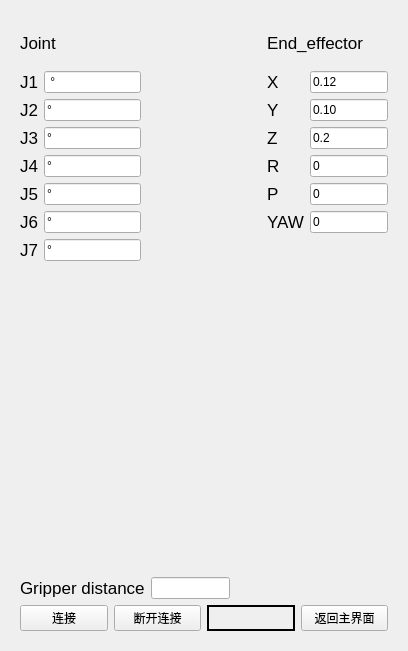
<?xml version="1.0" encoding="UTF-8"?>
<ui version="4.0">
 <class>arm</class>
 <widget class="QWidget" name="arm">
  <property name="geometry">
   <rect>
    <x>0</x>
    <y>0</y>
    <width>408</width>
    <height>651</height>
   </rect>
  </property>
  <property name="windowTitle">
   <string>Robotic arm</string>
  </property>
  <layout class="QGridLayout" name="gridLayout" rowstretch="1,0" columnstretch="1">
   <item row="1" column="0">
    <layout class="QVBoxLayout" name="verticalLayout">
     <item>
      <widget class="QWidget" name="widget" native="true">
       <layout class="QVBoxLayout" name="verticalLayout_7">
        <item>
         <layout class="QVBoxLayout" name="verticalLayout_6">
          <item>
           <layout class="QHBoxLayout" name="horizontalLayout_3" stretch="1,1,1">
            <item>
             <layout class="QVBoxLayout" name="verticalLayout_4" stretch="1,11">
              <item>
               <widget class="QLabel" name="label_18">
                <property name="font">
                 <font>
                  <pointsize>13</pointsize>
                 </font>
                </property>
                <property name="text">
                 <string>Joint</string>
                </property>
               </widget>
              </item>
              <item>
               <layout class="QFormLayout" name="formLayout">
                <item row="0" column="0">
                 <widget class="QLabel" name="label_19">
                  <property name="font">
                   <font>
                    <pointsize>13</pointsize>
                   </font>
                  </property>
                  <property name="text">
                   <string>J1</string>
                  </property>
                 </widget>
                </item>
                <item row="0" column="1">
                 <widget class="QLineEdit" name="lineEdit">
                  <property name="text">
                   <string> °</string>
                  </property>
                  <property name="readOnly">
                   <bool>true</bool>
                  </property>
                 </widget>
                </item>
                <item row="1" column="0">
                 <widget class="QLabel" name="label_22">
                  <property name="font">
                   <font>
                    <pointsize>13</pointsize>
                   </font>
                  </property>
                  <property name="text">
                   <string>J2</string>
                  </property>
                 </widget>
                </item>
                <item row="1" column="1">
                 <widget class="QLineEdit" name="lineEdit_2">
                  <property name="text">
                   <string>°</string>
                  </property>
                  <property name="readOnly">
                   <bool>true</bool>
                  </property>
                 </widget>
                </item>
                <item row="2" column="0">
                 <widget class="QLabel" name="label_20">
                  <property name="font">
                   <font>
                    <pointsize>13</pointsize>
                   </font>
                  </property>
                  <property name="text">
                   <string>J3</string>
                  </property>
                 </widget>
                </item>
                <item row="2" column="1">
                 <widget class="QLineEdit" name="lineEdit_3">
                  <property name="text">
                   <string>°</string>
                  </property>
                  <property name="readOnly">
                   <bool>true</bool>
                  </property>
                 </widget>
                </item>
                <item row="3" column="0">
                 <widget class="QLabel" name="label_21">
                  <property name="font">
                   <font>
                    <pointsize>13</pointsize>
                   </font>
                  </property>
                  <property name="text">
                   <string>J4</string>
                  </property>
                 </widget>
                </item>
                <item row="3" column="1">
                 <widget class="QLineEdit" name="lineEdit_4">
                  <property name="text">
                   <string>°</string>
                  </property>
                  <property name="readOnly">
                   <bool>true</bool>
                  </property>
                 </widget>
                </item>
                <item row="4" column="0">
                 <widget class="QLabel" name="label_23">
                  <property name="font">
                   <font>
                    <pointsize>13</pointsize>
                   </font>
                  </property>
                  <property name="text">
                   <string>J5</string>
                  </property>
                 </widget>
                </item>
                <item row="4" column="1">
                 <widget class="QLineEdit" name="lineEdit_5">
                  <property name="text">
                   <string>°</string>
                  </property>
                  <property name="readOnly">
                   <bool>true</bool>
                  </property>
                 </widget>
                </item>
                <item row="5" column="0">
                 <widget class="QLabel" name="label_24">
                  <property name="font">
                   <font>
                    <pointsize>13</pointsize>
                   </font>
                  </property>
                  <property name="text">
                   <string>J6</string>
                  </property>
                 </widget>
                </item>
                <item row="5" column="1">
                 <widget class="QLineEdit" name="lineEdit_6">
                  <property name="text">
                   <string>°</string>
                  </property>
                  <property name="readOnly">
                   <bool>true</bool>
                  </property>
                 </widget>
                </item>
                <item row="6" column="0">
                 <widget class="QLabel" name="label_25">
                  <property name="font">
                   <font>
                    <pointsize>13</pointsize>
                   </font>
                  </property>
                  <property name="text">
                   <string>J7</string>
                  </property>
                 </widget>
                </item>
                <item row="6" column="1">
                 <widget class="QLineEdit" name="lineEdit_7">
                  <property name="text">
                   <string>°</string>
                  </property>
                  <property name="readOnly">
                   <bool>true</bool>
                  </property>
                 </widget>
                </item>
               </layout>
              </item>
             </layout>
            </item>
            <item>
             <spacer name="horizontalSpacer">
              <property name="orientation">
               <enum>Qt::Horizontal</enum>
              </property>
              <property name="sizeHint" stdset="0">
               <size>
                <width>40</width>
                <height>20</height>
               </size>
              </property>
             </spacer>
            </item>
            <item>
             <layout class="QVBoxLayout" name="verticalLayout_5" stretch="1,11">
              <item>
               <widget class="QLabel" name="label_10">
                <property name="font">
                 <font>
                  <pointsize>13</pointsize>
                 </font>
                </property>
                <property name="text">
                 <string>End_effector</string>
                </property>
               </widget>
              </item>
              <item>
               <layout class="QFormLayout" name="formLayout_2">
                <property name="labelAlignment">
                 <set>Qt::AlignLeading|Qt::AlignLeft|Qt::AlignVCenter</set>
                </property>
                <item row="0" column="0">
                 <widget class="QLabel" name="label_11">
                  <property name="font">
                   <font>
                    <pointsize>13</pointsize>
                   </font>
                  </property>
                  <property name="text">
                   <string>X</string>
                  </property>
                 </widget>
                </item>
                <item row="1" column="0">
                 <widget class="QLabel" name="label_12">
                  <property name="font">
                   <font>
                    <pointsize>13</pointsize>
                   </font>
                  </property>
                  <property name="text">
                   <string>Y</string>
                  </property>
                 </widget>
                </item>
                <item row="2" column="0">
                 <widget class="QLabel" name="label_13">
                  <property name="font">
                   <font>
                    <pointsize>13</pointsize>
                   </font>
                  </property>
                  <property name="text">
                   <string>Z</string>
                  </property>
                 </widget>
                </item>
                <item row="3" column="0">
                 <widget class="QLabel" name="label_14">
                  <property name="font">
                   <font>
                    <pointsize>13</pointsize>
                   </font>
                  </property>
                  <property name="text">
                   <string>R</string>
                  </property>
                 </widget>
                </item>
                <item row="4" column="0">
                 <widget class="QLabel" name="label_15">
                  <property name="font">
                   <font>
                    <pointsize>13</pointsize>
                   </font>
                  </property>
                  <property name="text">
                   <string>P</string>
                  </property>
                 </widget>
                </item>
                <item row="5" column="0">
                 <widget class="QLabel" name="label_16">
                  <property name="font">
                   <font>
                    <pointsize>13</pointsize>
                   </font>
                  </property>
                  <property name="text">
                   <string>YAW</string>
                  </property>
                 </widget>
                </item>
                <item row="0" column="1">
                 <widget class="QLineEdit" name="lineEdit_9">
                  <property name="text">
                   <string>0.12</string>
                  </property>
                  <property name="readOnly">
                   <bool>true</bool>
                  </property>
                 </widget>
                </item>
                <item row="1" column="1">
                 <widget class="QLineEdit" name="lineEdit_10">
                  <property name="text">
                   <string>0.10</string>
                  </property>
                  <property name="readOnly">
                   <bool>true</bool>
                  </property>
                 </widget>
                </item>
                <item row="2" column="1">
                 <widget class="QLineEdit" name="lineEdit_11">
                  <property name="text">
                   <string>0.2</string>
                  </property>
                  <property name="readOnly">
                   <bool>true</bool>
                  </property>
                 </widget>
                </item>
                <item row="3" column="1">
                 <widget class="QLineEdit" name="lineEdit_12">
                  <property name="text">
                   <string>0</string>
                  </property>
                  <property name="readOnly">
                   <bool>true</bool>
                  </property>
                 </widget>
                </item>
                <item row="4" column="1">
                 <widget class="QLineEdit" name="lineEdit_13">
                  <property name="text">
                   <string>0</string>
                  </property>
                  <property name="readOnly">
                   <bool>true</bool>
                  </property>
                 </widget>
                </item>
                <item row="5" column="1">
                 <widget class="QLineEdit" name="lineEdit_14">
                  <property name="text">
                   <string>0</string>
                  </property>
                  <property name="readOnly">
                   <bool>true</bool>
                  </property>
                 </widget>
                </item>
               </layout>
              </item>
             </layout>
            </item>
           </layout>
          </item>
          <item>
           <layout class="QHBoxLayout" name="horizontalLayout_2" stretch="1,1,2">
            <item>
             <widget class="QLabel" name="label_26">
              <property name="font">
               <font>
                <pointsize>13</pointsize>
               </font>
              </property>
              <property name="text">
               <string>Gripper distance</string>
              </property>
             </widget>
            </item>
            <item>
             <widget class="QLineEdit" name="lineEdit_8"/>
            </item>
            <item>
             <spacer name="horizontalSpacer_2">
              <property name="orientation">
               <enum>Qt::Horizontal</enum>
              </property>
              <property name="sizeHint" stdset="0">
               <size>
                <width>40</width>
                <height>20</height>
               </size>
              </property>
             </spacer>
            </item>
           </layout>
          </item>
         </layout>
        </item>
        <item>
         <layout class="QHBoxLayout" name="horizontalLayout">
          <item>
           <widget class="QPushButton" name="pushButton_2">
            <property name="text">
             <string>连接</string>
            </property>
           </widget>
          </item>
          <item>
           <widget class="QPushButton" name="pushButton_3">
            <property name="text">
             <string>断开连接</string>
            </property>
           </widget>
          </item>
          <item>
           <widget class="QLabel" name="label_17">
            <property name="styleSheet">
             <string notr="true">color: rgb(204, 0, 0);
border:2px solid rgb(0, 0, 0);
</string>
            </property>
            <property name="text">
             <string/>
            </property>
           </widget>
          </item>
          <item>
           <widget class="QPushButton" name="pushButton">
            <property name="text">
             <string>返回主界面</string>
            </property>
           </widget>
          </item>
         </layout>
        </item>
       </layout>
      </widget>
     </item>
    </layout>
   </item>
   <item row="0" column="0">
    <layout class="QVBoxLayout" name="verticalLayout_3"/>
   </item>
  </layout>
 </widget>
 <resources/>
 <connections/>
</ui>
